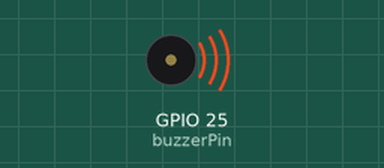
This sketch was run on a simulated ESP32. On the bench: buzzer (waves = sounding).

Above: at 0.2 s.
Timing chart, 0 to 8.1 s (numbered marks = the images above):
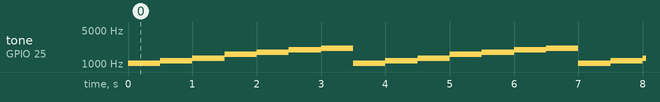

Measured:
- by itself, tone on GPIO 25 (buzzerPin): repeats every 3.5 s: 1175 Hz 0.50 s, 1319 Hz 0.50 s, 1569 Hz 0.50 s, 1760 Hz 0.50 s, 1976 Hz 0.50 s, 2093 Hz 0.50 s, 1047 Hz 0.50 s

The sketch:

scale_sweep.ino
```cpp
int buzzerPin = 25;

#define NOTE_C6 1047
#define NOTE_D6 1175
#define NOTE_E6 1319
#define NOTE_G6 1569
#define NOTE_A6 1760
#define NOTE_B6 1976
#define NOTE_C7 2093

void setup() {
  pinMode(buzzerPin, OUTPUT);

}

void loop() {

  tone(buzzerPin, NOTE_C6,500);
  delay(500);
  tone(buzzerPin, NOTE_D6,500);
  delay(500);
  tone(buzzerPin, NOTE_E6,500);
  delay(500);
  tone(buzzerPin,NOTE_G6,500);
  delay(500);
  tone(buzzerPin,NOTE_A6,500);
  delay(500);
  tone(buzzerPin,NOTE_B6,500);
  delay(500);
  tone(buzzerPin,NOTE_C7,500);
  delay(500);
}
```
